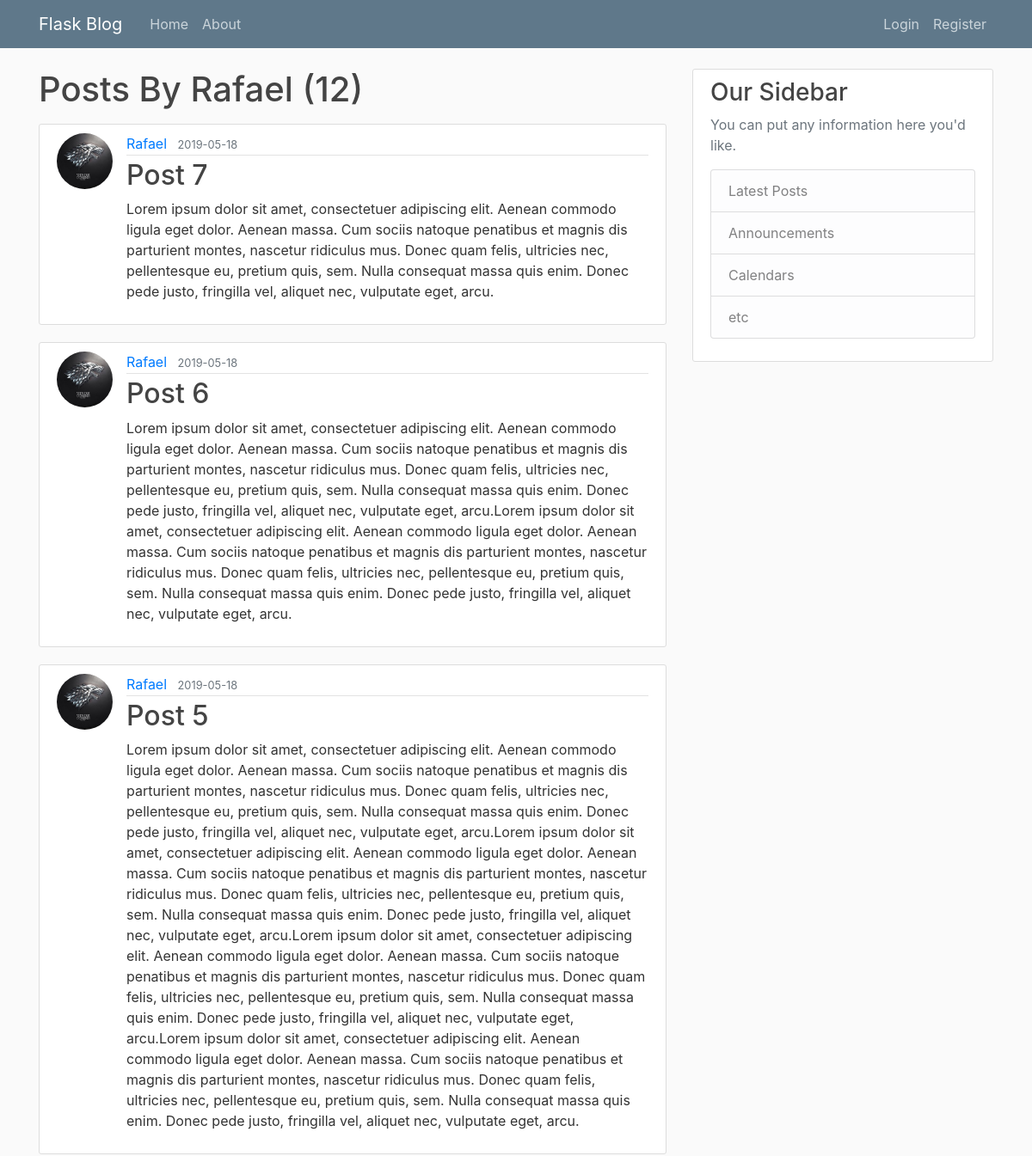
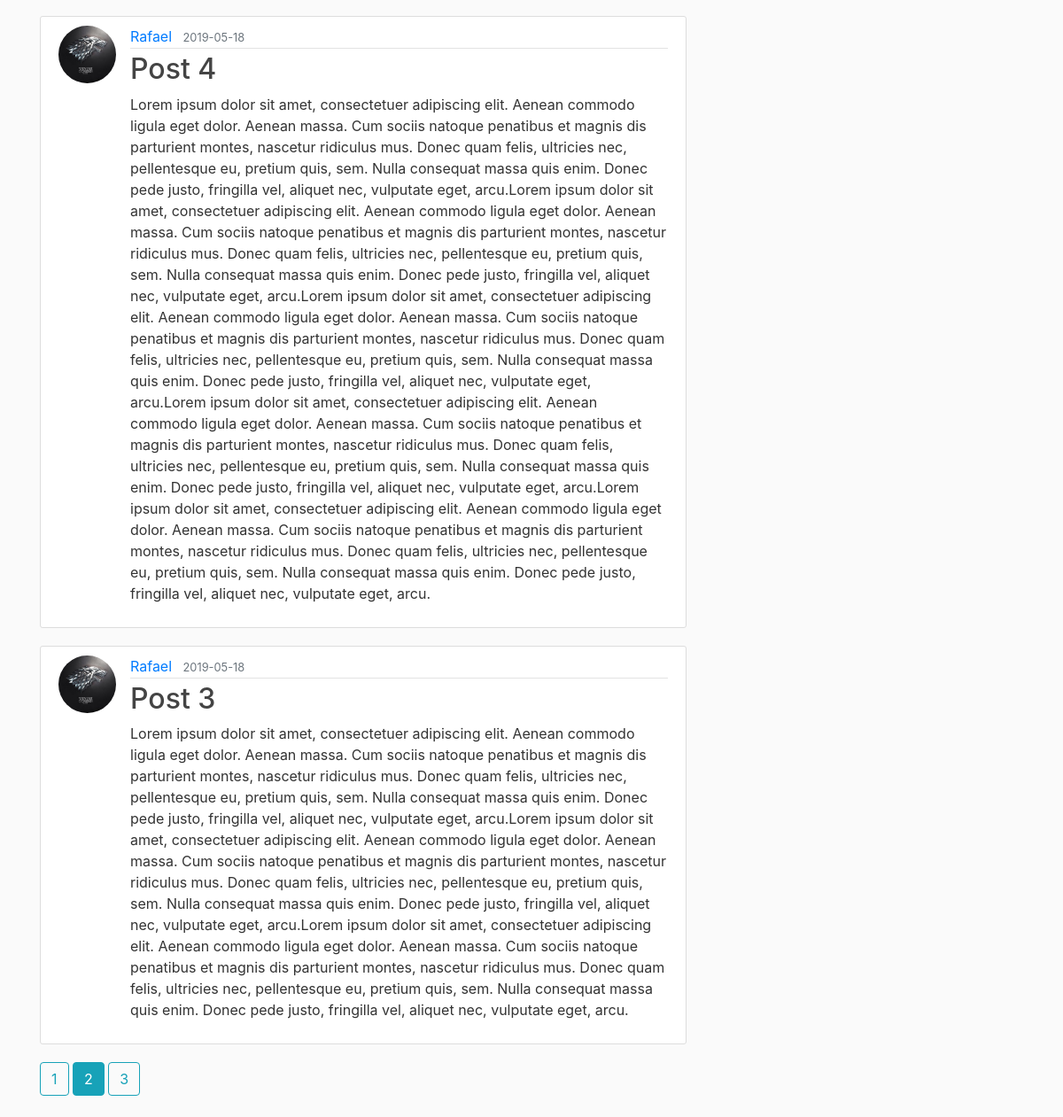
Page /user/Rafael?page=2 on the committed database (2 pictures, top to bottom).
### flaskblog/models.py (models this page shows, shortened)
class User(db.Model, UserMixin):
    id = db.Column(db.Integer, primary_key=True)
    username = db.Column(db.String(20), unique=True, nullable=False)
    email = db.Column(db.String(120), unique=True, nullable=False)
    image_file = db.Column(db.String(20), nullable=False, default='default.jpg')
    password = db.Column(db.String(60), nullable=False)
    posts = db.relationship('Post', backref='author', lazy=True)

class Post(db.Model):
    id= db.Column(db.Integer, primary_key=True)
    title = db.Column(db.String(100), nullable=False)
    date_posted = db.Column(db.DateTime, nullable=False, default=datetime.utcnow)
    content =  db.Column(db.Text, nullable=False)
    user_id = db.Column(db.Integer, db.ForeignKey('user.id'), nullable=False)

### flaskblog/routes.py (the view)
@app.route('/user/<string:username>')
def user_posts(username):
    page = request.args.get('page', 1, type=int)
    user = User.query.filter_by(username=username).first_or_404()
    posts = Post.query.filter_by(author=user).order_by(Post.date_posted.desc()).paginate(page=page, per_page=5)
    return render_template('user_posts.html', posts=posts, user = user)

### flaskblog/templates/user_posts.html (shortened to what this page needs)
{% extends 'layout.html' %}
{% block content %}
    <h1 class="mb-3">Posts By {{ user.username }} ({{ posts.total }})</h1>
    {% for post in posts.items %}
    <article class="media content-section">
        <img class="rounded-circle article-img" src="{{ url_for('static', filename='profile_pics/' + post.author.image_file) }}">
        <div class="media-body">
            <div class="article-metadata">
                <a class="mr-2" href="{{ url_for('user_posts', username=post.author.username) }}">{{ post.author.username }}</a>
                <small class="text-muted">{{ post.date_posted.strftime('%Y-%m-%d') }}</small>
            </div>
            <h2><a class="article-title" href="{{ url_for('post', post_id=post.id) }}">{{ post.title }}</a></h2>
            <p class="article-content">{{ post.content }}</p>
        </div>
    </article>
    {% endfor %}
    {% for page_num in posts.iter_pages(left_edge=1, right_edge=1, left_current=1, right_current=2) %}
        {% if page_num %}
            {% if posts.page == page_num %}
                <a class="btn btn-info mb-4" href="{{ url_for('user_posts', username=user.username, page=page_num) }}">{{ page_num }}</a>
                {% else %}
                <a class="btn btn-outline-info mb-4" href="{{ url_for('user_posts', username=user.username, page=page_num) }}">{{ page_num }}</a>
            {% endif %}
        {% endif %}
    {% endfor %}
{% endblock content %}

### flaskblog/static/main.css (style rules this page uses)
body { background: #fafafa; color: #333333; margin-top: 5rem; }
h1, h2, h3, h4, h5, h6 { color: #444444; }
.content-section { background: #ffffff; padding: 10px 20px; border: 1px solid #dddddd; border-radius: 3px; margin-bottom: 20px; }
.article-title { color: #444444; }
.article-content { white-space: pre-line; }
.article-img { height: 65px; width: 65px; margin-right: 16px; }
.article-metadata { padding-bottom: 1px; margin-bottom: 4px; border-bottom: 1px solid #e3e3e3 }

### rows in the picture
User: username "Rafael"
Post: image_file (picture), author.username "Rafael", date_posted "2019-05-18", title "Post 7", content "Lorem ipsum dolor sit amet, consectetuer adipiscing elit. Aenean commodo ligula eget dolor. Aenean massa. Cum sociis natoque penatibus et magnis dis parturient montes, nascetur ridiculus mus. Donec quam felis, ultricies nec, pellentesque eu, pretium quis, sem. Nulla consequat massa quis enim. Donec pede justo, fringilla vel, aliquet nec, vulputate eget, arcu."
Post: image_file (picture), author.username "Rafael", date_posted "2019-05-18", title "Post 6", content "Lorem ipsum dolor sit amet, consectetuer adipiscing elit. Aenean commodo ligula eget dolor. Aenean massa. Cum sociis natoque penatibus et magnis dis parturient montes, nascetur ridiculus mus. Donec quam felis, ultricies nec, pellentesque eu, pretium quis, sem. Nulla consequat massa quis enim. Donec pede justo, fringilla vel, aliquet nec, vulputate eget, arcu.Lorem ipsum dolor sit amet, consectetuer adipiscing elit. Aenean commodo ligula eget dolor. Aenean massa. Cum sociis natoque penatibus et magnis dis parturient montes, nascetur ridiculus mus. Donec quam felis, ultricies nec, pellentesque eu, pretium quis, sem. Nulla consequat massa quis enim. Donec pede justo, fringilla vel, aliquet…"
Post: image_file (picture), author.username "Rafael", date_posted "2019-05-18", title "Post 5", content "Lorem ipsum dolor sit amet, consectetuer adipiscing elit. Aenean commodo ligula eget dolor. Aenean massa. Cum sociis natoque penatibus et magnis dis parturient montes, nascetur ridiculus mus. Donec quam felis, ultricies nec, pellentesque eu, pretium quis, sem. Nulla consequat massa quis enim. Donec pede justo, fringilla vel, aliquet nec, vulputate eget, arcu.Lorem ipsum dolor sit amet, consectetuer adipiscing elit. Aenean commodo ligula eget dolor. Aenean massa. Cum sociis natoque penatibus et magnis dis parturient montes, nascetur ridiculus mus. Donec quam felis, ultricies nec, pellentesque eu, pretium quis, sem. Nulla consequat massa quis enim. Donec pede justo, fringilla vel, aliquet…"
Post: image_file (picture), author.username "Rafael", date_posted "2019-05-18", title "Post 4", content "Lorem ipsum dolor sit amet, consectetuer adipiscing elit. Aenean commodo ligula eget dolor. Aenean massa. Cum sociis natoque penatibus et magnis dis parturient montes, nascetur ridiculus mus. Donec quam felis, ultricies nec, pellentesque eu, pretium quis, sem. Nulla consequat massa quis enim. Donec pede justo, fringilla vel, aliquet nec, vulputate eget, arcu.Lorem ipsum dolor sit amet, consectetuer adipiscing elit. Aenean commodo ligula eget dolor. Aenean massa. Cum sociis natoque penatibus et magnis dis parturient montes, nascetur ridiculus mus. Donec quam felis, ultricies nec, pellentesque eu, pretium quis, sem. Nulla consequat massa quis enim. Donec pede justo, fringilla vel, aliquet…"
Post: image_file (picture), author.username "Rafael", date_posted "2019-05-18", title "Post 3", content "Lorem ipsum dolor sit amet, consectetuer adipiscing elit. Aenean commodo ligula eget dolor. Aenean massa. Cum sociis natoque penatibus et magnis dis parturient montes, nascetur ridiculus mus. Donec quam felis, ultricies nec, pellentesque eu, pretium quis, sem. Nulla consequat massa quis enim. Donec pede justo, fringilla vel, aliquet nec, vulputate eget, arcu.Lorem ipsum dolor sit amet, consectetuer adipiscing elit. Aenean commodo ligula eget dolor. Aenean massa. Cum sociis natoque penatibus et magnis dis parturient montes, nascetur ridiculus mus. Donec quam felis, ultricies nec, pellentesque eu, pretium quis, sem. Nulla consequat massa quis enim. Donec pede justo, fringilla vel, aliquet…"

### other values in the picture
{{ posts.total }} "12"
{{ page_num }} "1" "3"
{{ page_num }} "2"
